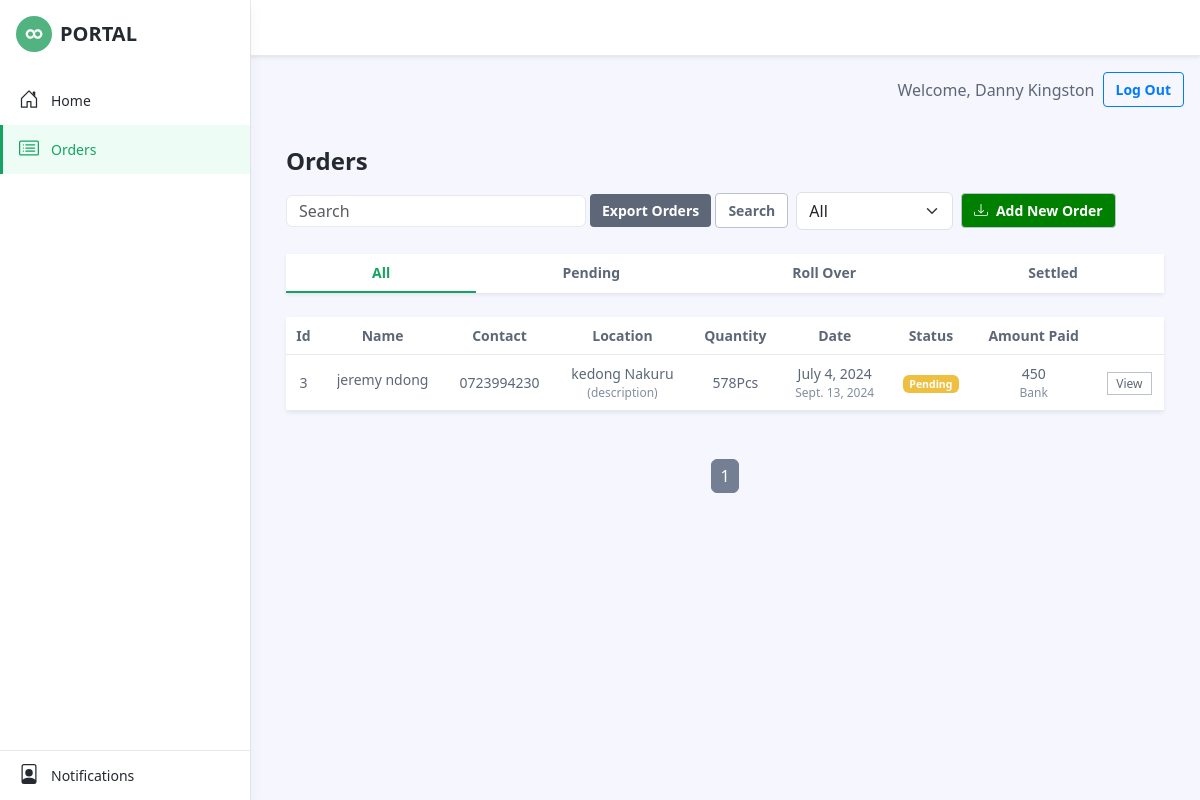
Page /orders/ (signed in) on the committed database.
### home/models.py (models this page shows, shortened)
class NewOrder(models.Model):
    name = models.CharField(max_length=100)
    contact = models.TextField()
    location = models.TextField()
    quantity = models.IntegerField()
    date_ordered = models.DateField(default=now)
    date_due = models.DateField()
    status = models.CharField(max_length=30)
    pay_form = models.CharField(max_length=30)
    amount = models.IntegerField()
    owner = models.ForeignKey(to=User, on_delete=models.CASCADE,null=True, blank=True)
    class Meta:
        ordering: ['-date_ordered']

### home/views.py (the view)
# urls.py: path('orders/',views.orders, name='orders' ),
def orders(request):
    if request.user.is_authenticated:
        order = NewOrder.objects.filter(owner=request.user).order_by('-date_ordered')
        statusy = Status.objects.all()
        payment  = Payment.objects.all()
        paginator = Paginator(order, 10)
        page_number = request.GET.get('page')
        try:
            page_object = paginator.page(page_number)
        except (PageNotAnInteger, EmptyPage):
            page_object = paginator.page(1)
        context = {
            'order' : order,
            'statusy': statusy,
            'page_object': page_object,
            'payment': payment
        }
    else:
        messages.error(request, "You need to be logged in to view orders.")
        return redirect('home')  # Redirect to your login page
    return render(request, "orders.html",context)

### home/templates/orders.html (shortened to what this page needs)
<!DOCTYPE html>
{%load static%}
<html lang="en">
<head>
    <link id="theme-style" rel="stylesheet" href="{% static 'css/portal.css' %}">
	<link  rel="stylesheet" href="{% static 'css/form.css' %}">
</head>
<body class="app">
    <header class="app-header fixed-top">
        <div id="app-sidepanel" class="app-sidepanel sidepanel-hidden">
	        <div class="sidepanel-inner d-flex flex-column">
		        <div class="app-branding">
		            <a class="app-logo" href="{% url 'home'%}"><img class="logo-icon me-2" src="{% static 'images/app-logo.svg' %}" alt="logo"><span class="logo-text">PORTAL</span></a>
		        </div>
			    <nav id="app-nav-main" class="app-nav app-nav-main flex-grow-1">
				    <ul class="app-menu list-unstyled accordion" id="menu-accordion">
					    <li class="nav-item">
					        <a class="nav-link" href="{% url 'home'%}">
						        <span class="nav-icon">
						         </span>
		                         <span class="nav-link-text">Home</span>
					        </a>
					    </li>
					    <li class="nav-item">
					        <a class="nav-link active" href="{% url 'orders'%}">
						        <span class="nav-icon">
						         </span>
		                         <span class="nav-link-text">Orders</span>
					        </a>
					    </li>
				    </ul>
			    </nav>
			    <div class="app-sidepanel-footer">
				    <nav class="app-nav app-nav-footer">
					    <ul class="app-menu footer-menu list-unstyled">
						    <li class="nav-item">
						        <a class="nav-link" href="{% url 'orders'%}">
							        <span class="nav-icon">
							        </span>
			                        <span class="nav-link-text">Notifications</span>
						        </a>
						    </li>
					    </ul>
				    </nav>
			    </div>
	        </div>
	    </div>
    </header>
    <div class="app-wrapper">
		<div class="header-container d-flex justify-content-between align-items-center">
			<div class="auth-buttons ml-auto">
				{% if user.is_authenticated %}
					<span>Welcome, {{ user.username }}</span>
					<a href="{% url 'logout' %}" class="btn btn-outline-primary btn-sm">Log Out</a>
				{% else %}
					<a href="{% url 'signup' %}" class="btn btn-primary btn-sm mr-2">Sign Up</a>
					<a href="{% url 'user_login' %}" class="btn btn-outline-primary btn-sm">Log In</a>
				{% endif %}
			</div>
		</div>
	    <div class="app-content pt-3 p-md-3 p-lg-4">
		    <div class="container-xl">
			    <div class="row g-3 mb-4 align-items-center justify-content-between">
				    <div class="col-auto">
			            <h1 class="app-page-title mb-0">Orders</h1>
				    </div>
				    <div class="col-auto">
					     <div class="page-utilities">
						    <div class="row g-2 justify-content-start justify-content-md-end align-items-center">
							    <div class="col-auto">
								    <form class="table-search-form row gx-1 align-items-center">
					                    <div class="col-auto">
					                        <input type="text" id="search-orders" name="searchorders" class="form-control search-orders" placeholder="Search">
					                    </div>
					                    <div class="col-auto">
														<button type="button" class="btn btn-secondary" data-bs-toggle="modal" data-bs-target="#centerModal">
															Export Orders
														</button>
					                        <button type="submit" class="btn app-btn-secondary" data-bs-toggle="modal" >Search</button>
					                    </div>
					                </form>
							    </div>
							    <div class="col-auto">
								    <select class="form-select w-auto" >
										  <option selected value="option-1">All</option>
									</select>
							    </div>
							    <div class="col-auto">
								    <a class="btn app-btn-secondary" href="{% url 'form' %}" style="background-color: green; color: white;">
									    Add New Order
									</a>
							    </div>
						    </div>
					    </div>
				    </div>
			    </div>
			    <nav id="orders-table-tab" class="orders-table-tab app-nav-tabs nav shadow-sm flex-column flex-sm-row mb-4">
				    <a class="flex-sm-fill text-sm-center nav-link active" id="orders-all-tab" data-bs-toggle="tab" href="#orders-all" role="tab" aria-controls="orders-all" aria-selected="true">All</a>
				    <a class="flex-sm-fill text-sm-center nav-link"  id="orders-pending-tab" data-bs-toggle="tab" href="#orders-pending" role="tab" aria-controls="orders-pending" aria-selected="false">Pending</a>
				    <a class="flex-sm-fill text-sm-center nav-link" id="orders-rollover-tab" data-bs-toggle="tab" href="#orders-rollover" role="tab" aria-controls="orders-rollover" aria-selected="false">Roll Over</a>
				    <a class="flex-sm-fill text-sm-center nav-link" id="orders-settled-tab" data-bs-toggle="tab" href="#orders-settled" role="tab" aria-controls="orders-settled" aria-selected="false">Settled</a>
				</nav>
				<div class="tab-content" id="orders-table-tab-content"  >
					<div class="tab-pane fade show active" id="orders-all" role="tabpanel" aria-labelledby="orders-all-tab">
						<div class="app-card app-card-orders-table shadow-sm mb-5">
							<div class="app-card-body">
								<div class="table-responsive">
									<table class="table app-table-hover mb-0 text-center"  id="app-table">
										<thead>
											<tr>
												<th class="cell">Id</th>
												<th class="cell">Name</th>
												<th class="cell">Contact</th>
												<th class="cell">Location</th>
												<th class="cell">Quantity</th>
												<th class="cell">Date</th>
												<th class="cell">Status</th>
												<th class="cell">Amount Paid</th>
												<th class="cell"></th>
											</tr>
										</thead>
										<tbody>
											{%if order.count %}
											{%for orders in page_object%}
											<tr>
												<td class="cell">{{orders.id}}</td>
												<td class="cell"><span class="truncate">{{orders.name}}</span></td>
												<td class="cell">{{orders.contact}}</td>
												<td class="cell"><span>{{orders.location}}</span><span class="note">(description)</span></td>
												<td class="cell">{{orders.quantity}}Pcs</td>
												<td class="cell"><span>{{orders.date_ordered}}</span><span class="note">{{orders.date_due}}</</span></td>
												{%if orders.status == 'Pending' %}
												<td class="cell"><span class="badge bg-warning">{{orders.status}}</span></td>
												{%endif%}
												<td class="cell"><span>{{orders.amount}}</span><span class="note">{{orders.pay_form}}</span></td>
												<td class="cell"><a class="btn-sm app-btn-secondary" href="{% url 'edit' orders.id %}">View</a></td>
											</tr>
											{%endfor%}
											{%endif%}
										</tbody>
									</table>
								</div>
							</div>
						</div>
						<div class="pagination-container" >
							<nav class="app-pagination">
								<ul class="pagination justify-content-center">
								{% for page_num in page_object.paginator.page_range %}
									<li class="page-item {% if page_num == page_object.number %}active{% endif %}">
										<a class="page-link" href="?page={{ page_num }}">{{ page_num }}</a>
									</li>
								{% endfor %}
								</ul>
							</nav>
						</div>
					</div>
				</div>
		    </div>
	    </div>
    </div>
</body>
</html>

### home/static/css/form.css (style rules this page uses)
.header-container { display: flex; justify-content: space-between; align-items: center; padding: 1rem; }
.auth-buttons { display: flex; gap: 0.5rem; align-items: center; }
.btn { padding: 0.375rem 0.75rem; border-radius: 0.25rem; font-size: 0.875rem; text-decoration: none; display: inline-block; }
.btn-outline-primary { background-color: transparent; color: #007bff; border: 1px solid #007bff; }

### rows in the picture
NewOrder: id "3", name "jeremy ndong", contact "0723994230", location "kedong Nakuru", quantity "578", date_ordered "July 4, 2024", date_due "Sept. 13, 2024", status "Pending", amount "450", pay_form "Bank"

### other values in the picture
{{ user.username }} "Danny Kingston"
{{ page_num }} "1"
